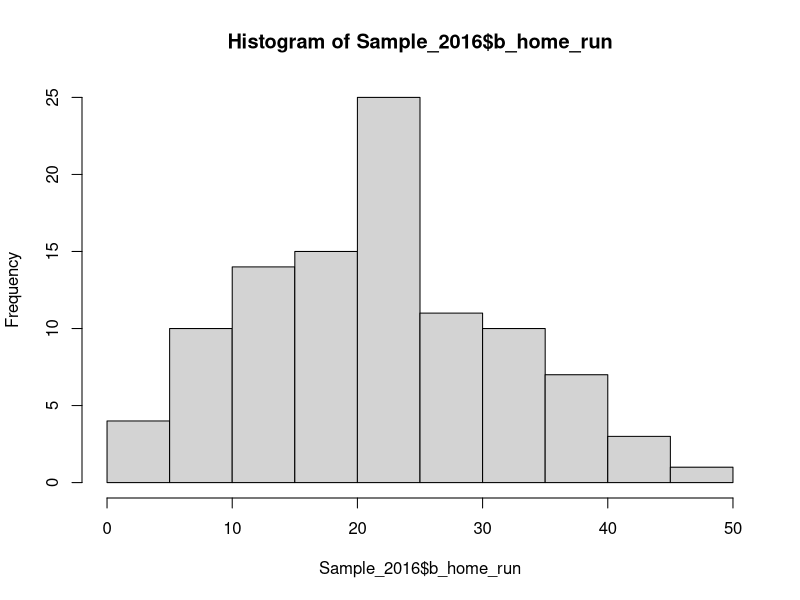
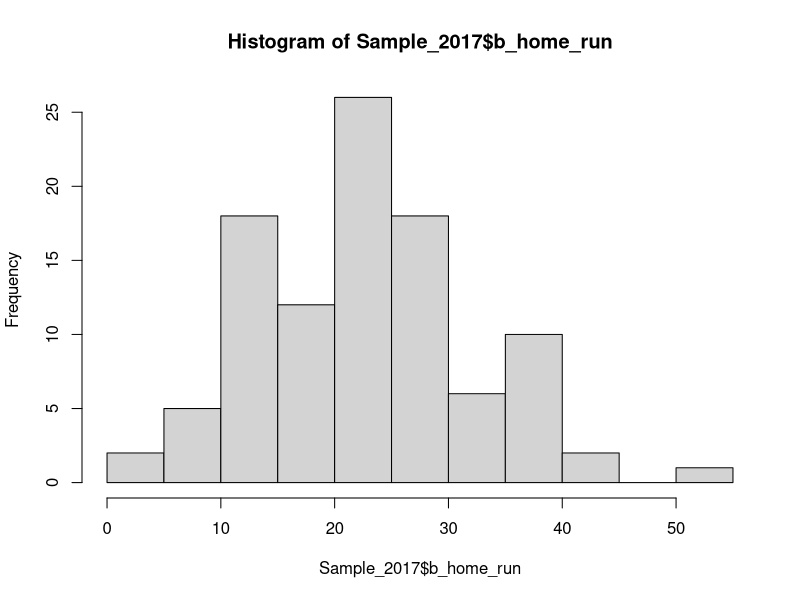
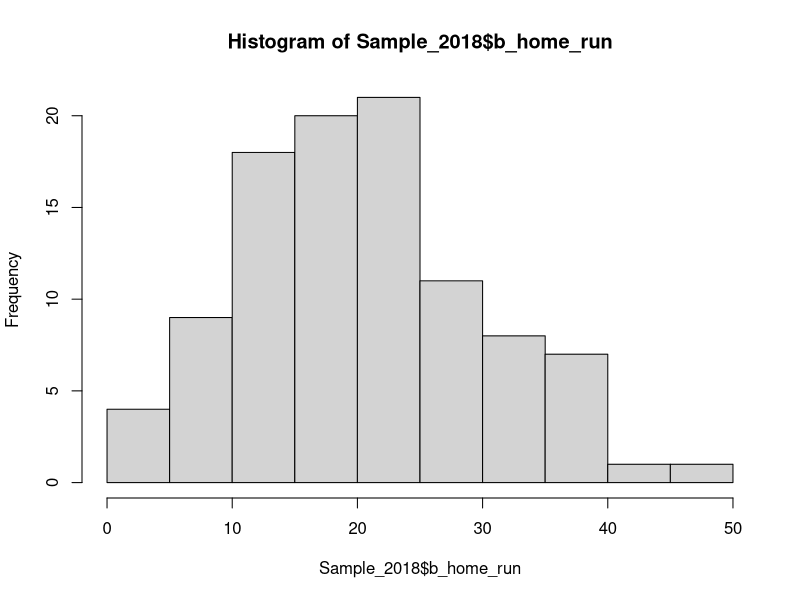
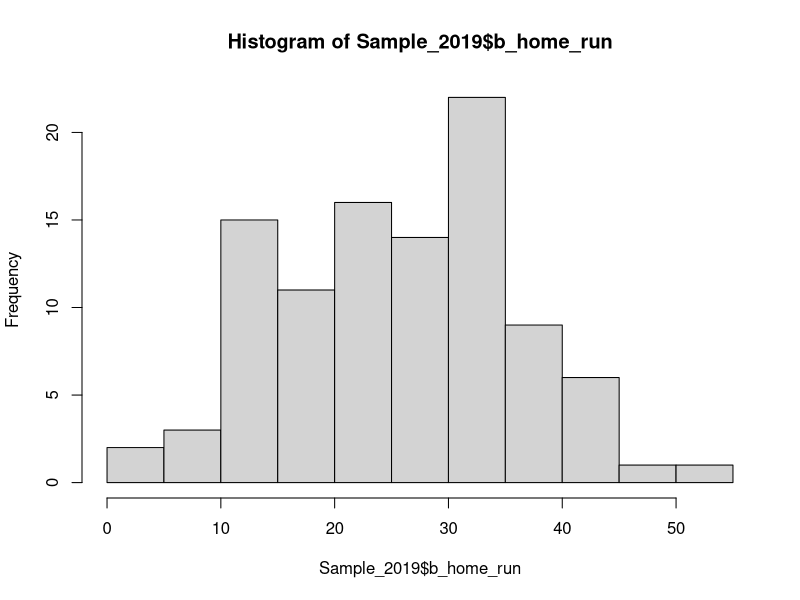
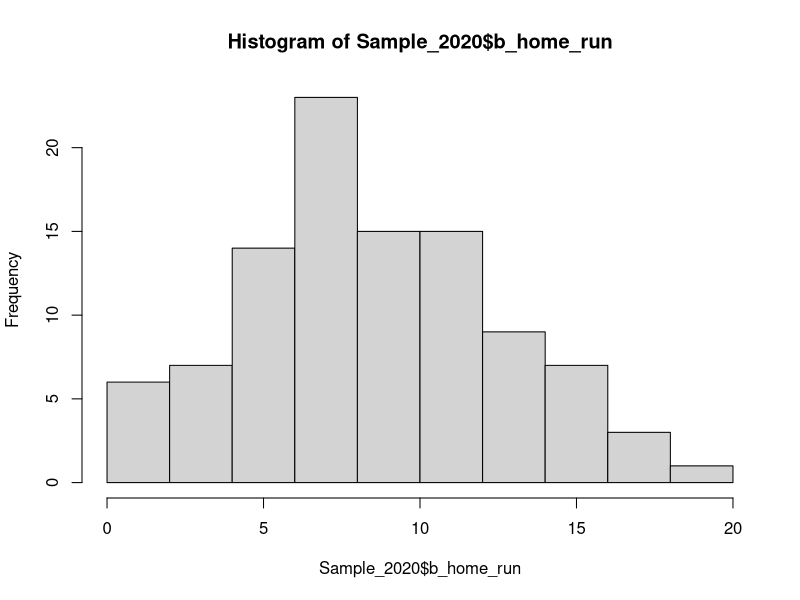
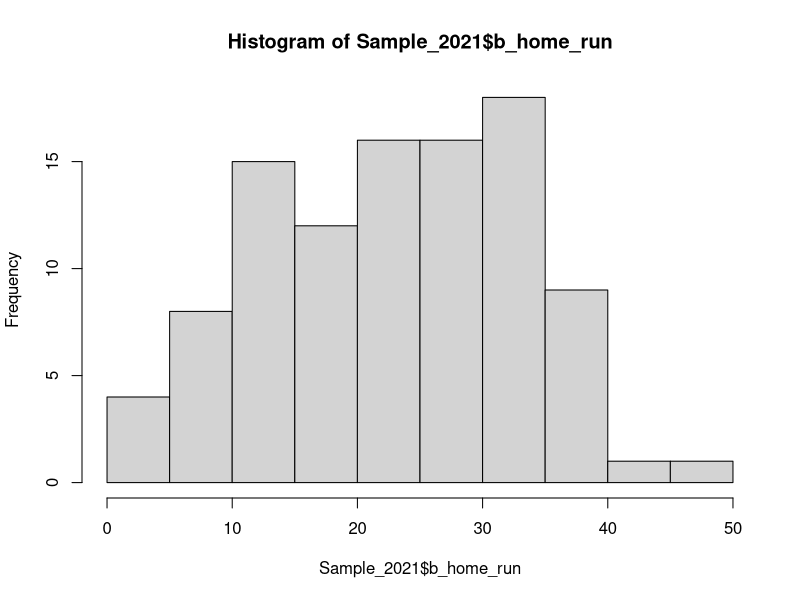
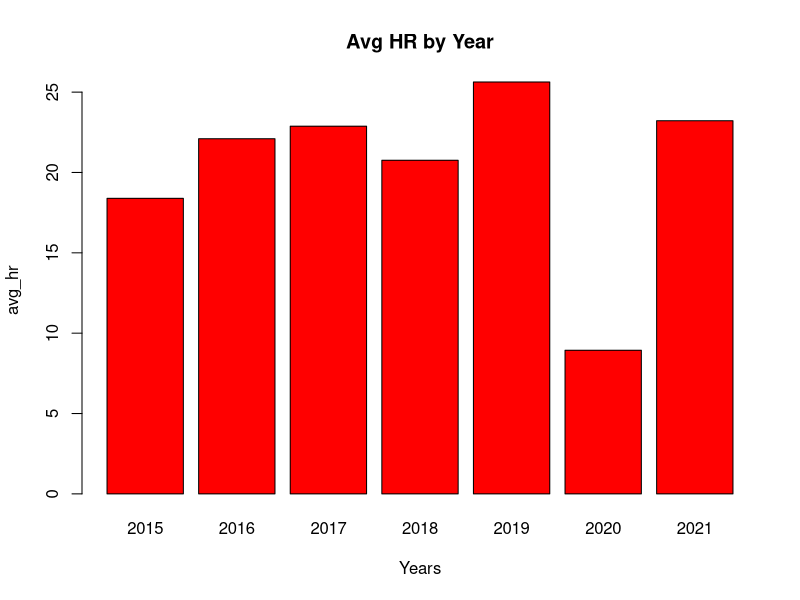
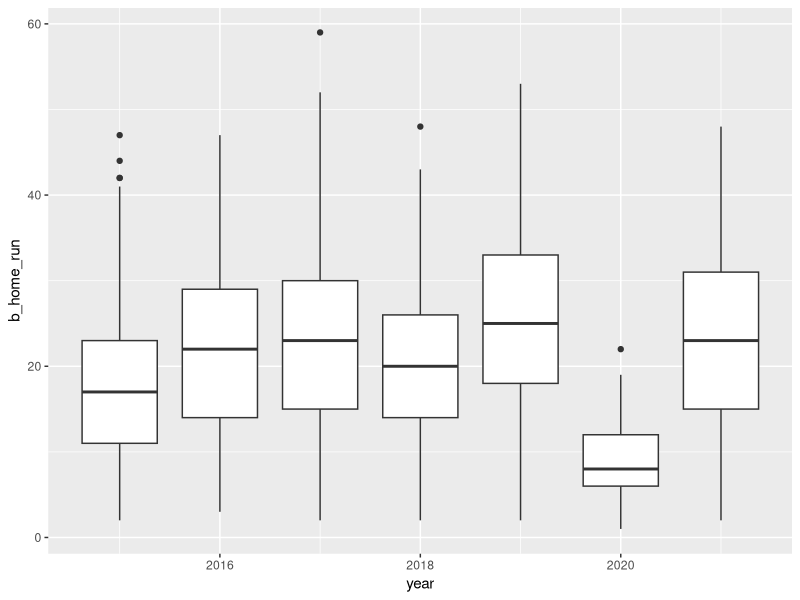

The R source for these figures, in order:
## ---- chunk 1
knitr::opts_chunk$set(echo = TRUE)
## ---- chunk 2
#setwd("~/Desktop")
library(tidyverse)
library(readxl)

Hitting_Stats_2015 <- read_excel("Hitting_Stats_2015.xlsx", skip = 1)

Hitting_Stats_2016 <- read_excel("Hitting_Stats_2016.xlsx", skip = 1)

Hitting_Stats_2017 <- read_excel("Hitting_Stats_2017.xlsx", skip = 1)

Hitting_Stats_2018 <- read_excel("Hitting_Stats_2018.xlsx", skip = 1)

Hitting_Stats_2019 <- read_excel("Hitting_Stats_2019.xlsx", skip = 1)

Hitting_Stats_2020 <- read_excel("HittingStats2020.xlsx", skip = 1)

Hitting_Stats_2021 <- read_excel("HittingStats2021.xlsx", skip = 1)

set.seed(12345)
Sample_2015 <- Hitting_Stats_2015[sample(nrow(Hitting_Stats_2015), size=100), ]

set.seed(12345)
Sample_2016 <- Hitting_Stats_2016[sample(nrow(Hitting_Stats_2016), size=100), ]

set.seed(12345)
Sample_2017 <- Hitting_Stats_2017[sample(nrow(Hitting_Stats_2017), size=100), ]

set.seed(12345)
Sample_2018 <- Hitting_Stats_2018[sample(nrow(Hitting_Stats_2018), size=100), ]

set.seed(12345)
Sample_2019 <- Hitting_Stats_2019[sample(nrow(Hitting_Stats_2019), size=100), ]

set.seed(12345)
Sample_2020 <- Hitting_Stats_2020[sample(nrow(Hitting_Stats_2020), size=100), ]

set.seed(12345)
Sample_2021 <- Hitting_Stats_2021[sample(nrow(Hitting_Stats_2021), size=100), ]
## ---- chunk 3
hist(Sample_2016$b_home_run)

hist(Sample_2017$b_home_run)

hist(Sample_2018$b_home_run)

hist(Sample_2019$b_home_run)

hist(Sample_2020$b_home_run)

hist(Sample_2021$b_home_run)
## ---- chunk 4
summary(Hitting_Stats_2015$b_home_run)

summary(Hitting_Stats_2016$b_home_run)

summary(Hitting_Stats_2017$b_home_run)

summary(Hitting_Stats_2018$b_home_run)

summary(Hitting_Stats_2019$b_home_run)

summary(Hitting_Stats_2020$b_home_run)

summary(Hitting_Stats_2021$b_home_run)

## ---- chunk 5
avg_hr <- c(18.39, 22.1, 22.88, 20.76, 25.63, 8.937, 23.22)
Years <- c(2015, 2016, 2017, 2018, 2019, 2020, 2021)
barplot(avg_hr,names.arg=Years,xlab="Years",ylab="avg_hr",col="Red",main="Avg HR by Year",border="black")
## ---- chunk 6
DataBind <- rbind(Hitting_Stats_2015, Hitting_Stats_2016, Hitting_Stats_2017, Hitting_Stats_2018, Hitting_Stats_2019, Hitting_Stats_2020, Hitting_Stats_2021)

ggplot(DataBind, aes(x=year, y=b_home_run)) + geom_boxplot(aes(group = year))
## ---- chunk 7
hist(Sample_2015$exit_velocity_avg)

hist(Sample_2016$exit_velocity_avg)

hist(Sample_2017$exit_velocity_avg)

hist(Sample_2018$exit_velocity_avg)

hist(Sample_2019$exit_velocity_avg)

hist(Sample_2020$exit_velocity_avg)

hist(Sample_2021$exit_velocity_avg)
## ---- chunk 8
summary(Hitting_Stats_2015$exit_velocity_avg)

summary(Hitting_Stats_2016$exit_velocity_avg)

summary(Hitting_Stats_2017$exit_velocity_avg)

summary(Hitting_Stats_2018$exit_velocity_avg)

summary(Hitting_Stats_2019$exit_velocity_avg)

summary(Hitting_Stats_2020$exit_velocity_avg)

summary(Hitting_Stats_2021$exit_velocity_avg)
## ---- chunk 9
avg_velo <- c(88.86, 89.21, 88.1, 89.09, 89.45, 89.11, 89.68)
barplot(avg_velo,names.arg=Years,xlab="Years",ylab="avg_velo",col="Blue",main="Avg Exit Velocity by Year",border="black", ylim = c(88,90))

## ---- chunk 10
ggplot(DataBind, aes(x=year, y=exit_velocity_avg)) + geom_boxplot(aes(group = year))
## ---- chunk 11
plot(Hitting_Stats_2015$exit_velocity_avg, Hitting_Stats_2015$b_home_run)
cor(Hitting_Stats_2015$b_home_run, Hitting_Stats_2015$exit_velocity_avg)
HR_Velo_2015.lm <- lm(b_home_run ~ exit_velocity_avg, data = Hitting_Stats_2015)
summary(HR_Velo_2015.lm)
## ---- chunk 12
plot(Hitting_Stats_2016$exit_velocity_avg, Hitting_Stats_2016$b_home_run)
cor(Hitting_Stats_2016$b_home_run, Hitting_Stats_2016$exit_velocity_avg)
HR_Velo_2016.lm <- lm(exit_velocity_avg ~ b_home_run, data = Hitting_Stats_2016)
summary(HR_Velo_2016.lm)
## ---- chunk 13
plot(Hitting_Stats_2017$exit_velocity_avg, Hitting_Stats_2017$b_home_run)
cor(Hitting_Stats_2017$b_home_run, Hitting_Stats_2017$exit_velocity_avg)
HR_Velo_2017.lm <- lm(exit_velocity_avg ~ b_home_run, data = Hitting_Stats_2017)
summary(HR_Velo_2017.lm)
## ---- chunk 14
plot(Hitting_Stats_2018$exit_velocity_avg, Hitting_Stats_2018$b_home_run)
cor(Hitting_Stats_2018$b_home_run, Hitting_Stats_2018$exit_velocity_avg)
HR_Velo_2018.lm <- lm(exit_velocity_avg ~ b_home_run, data = Hitting_Stats_2018)
summary(HR_Velo_2018.lm)
## ---- chunk 15
plot(Hitting_Stats_2019$exit_velocity_avg, Hitting_Stats_2019$b_home_run)
cor(Hitting_Stats_2019$b_home_run, Hitting_Stats_2019$exit_velocity_avg)
HR_Velo_2019.lm <- lm(exit_velocity_avg ~ b_home_run, data = Hitting_Stats_2019)
summary(HR_Velo_2019.lm)
## ---- chunk 16
plot(Hitting_Stats_2020$exit_velocity_avg, Hitting_Stats_2020$b_home_run)
cor(Hitting_Stats_2020$b_home_run, Hitting_Stats_2020$exit_velocity_avg)
HR_Velo_2020.lm <- lm(exit_velocity_avg ~ b_home_run, data = Hitting_Stats_2020)
summary(HR_Velo_2020.lm)
## ---- chunk 17
plot(Hitting_Stats_2021$exit_velocity_avg, Hitting_Stats_2021$b_home_run)
cor(Hitting_Stats_2021$b_home_run, Hitting_Stats_2021$exit_velocity_avg)
HR_Velo_2021.lm <- lm(exit_velocity_avg ~ b_home_run, data = Hitting_Stats_2021)
summary(HR_Velo_2021.lm)
## ---- chunk 18
plot(DataBind$exit_velocity_avg, DataBind$b_home_run)
cor(DataBind$exit_velocity_avg, DataBind$b_home_run)
